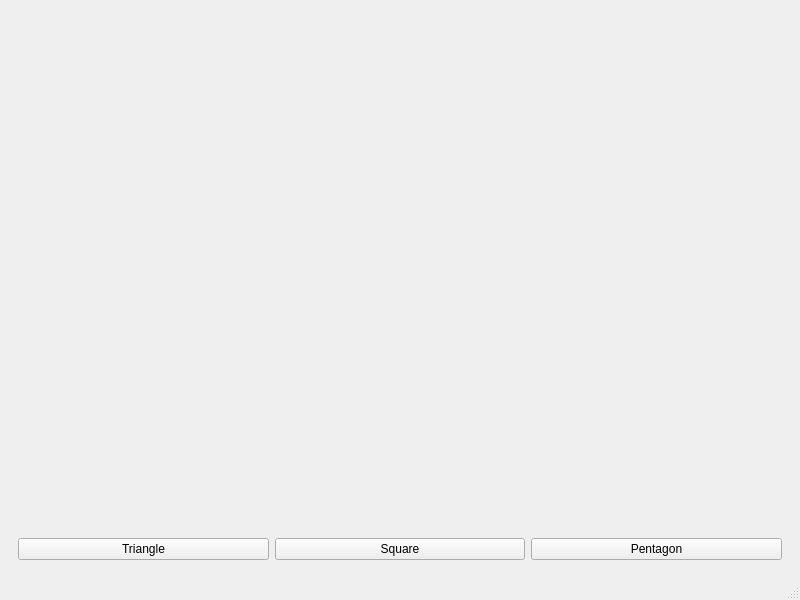
<?xml version="1.0" encoding="UTF-8"?>
<ui version="4.0">
 <class>MainWindow</class>
 <widget class="QMainWindow" name="MainWindow">
  <property name="geometry">
   <rect>
    <x>0</x>
    <y>0</y>
    <width>800</width>
    <height>600</height>
   </rect>
  </property>
  <property name="windowTitle">
   <string>Assignment 1 - Kevin Brightwell - kbright2</string>
  </property>
  <widget class="QWidget" name="centralwidget">
   <layout class="QVBoxLayout" name="verticalLayout">
    <item>
     <widget class="GameWindow" name="gameWindow" native="true">
      <property name="sizePolicy">
       <sizepolicy hsizetype="Preferred" vsizetype="Expanding">
        <horstretch>0</horstretch>
        <verstretch>0</verstretch>
       </sizepolicy>
      </property>
      <property name="focusPolicy">
       <enum>Qt::StrongFocus</enum>
      </property>
     </widget>
    </item>
    <item>
     <widget class="QWidget" name="buttonBar" native="true">
      <layout class="QHBoxLayout" name="horizontalLayout">
       <item>
        <widget class="QPushButton" name="triangle_btn">
         <property name="text">
          <string>Triangle</string>
         </property>
        </widget>
       </item>
       <item>
        <widget class="QPushButton" name="square_btn">
         <property name="text">
          <string>Square</string>
         </property>
        </widget>
       </item>
       <item>
        <widget class="QPushButton" name="pentagon_btn">
         <property name="text">
          <string>Pentagon</string>
         </property>
        </widget>
       </item>
      </layout>
     </widget>
    </item>
   </layout>
  </widget>
  <widget class="QStatusBar" name="statusbar"/>
 </widget>
 <customwidgets>
  <customwidget>
   <class>GameWindow</class>
   <extends>QWidget</extends>
   <header>GameWindow.hpp</header>
   <container>1</container>
  </customwidget>
 </customwidgets>
 <resources/>
 <connections/>
</ui>
